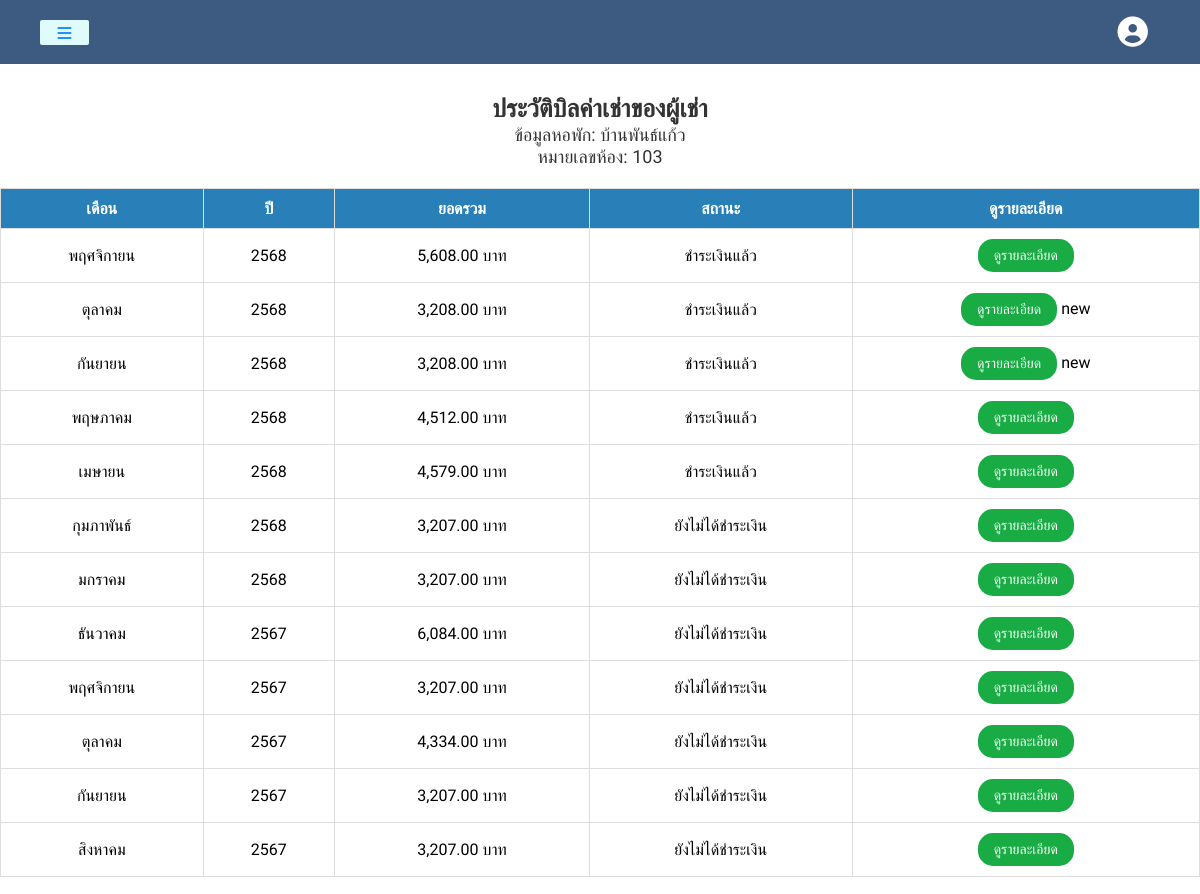
/renter_billing_history.php (signed in), run on the app's committed database.
### tables this page shows
CREATE TABLE `renter` (
  `id` int(11) NOT NULL,
  `apartment_id` int(11) NOT NULL,
  `name` varchar(255) NOT NULL,
  `phone` varchar(20) NOT NULL,
  `email` varchar(255) NOT NULL,
  `created_at` timestamp NOT NULL DEFAULT current_timestamp(),
  `user_id` int(11) NOT NULL,
  `username` varchar(255) NOT NULL,
  `room_number` varchar(10) NOT NULL
);

CREATE TABLE `apartments` (
  `id` int(11) NOT NULL,
  `name` varchar(255) NOT NULL,
  `address` varchar(255) NOT NULL,
  `province_id` int(5) NOT NULL,
  `amphure_id` int(5) NOT NULL,
  `district_id` int(11) NOT NULL,
  `zip_code` int(11) NOT NULL,
  `phone_number` varchar(15) NOT NULL,
  `email` varchar(255) NOT NULL,
  `layers` int(11) NOT NULL,
  `bill_day` int(2) NOT NULL,
  `payment_end_day` int(2) NOT NULL,
  `created_by` int(11) NOT NULL
);

CREATE TABLE `receipts` (
  `id` int(11) NOT NULL,
  `user_id` int(11) NOT NULL,
  `room_number` varchar(10) NOT NULL,
  `month` varchar(20) DEFAULT NULL,
  `year` int(11) NOT NULL,
  `electricity_cost` decimal(10,2) NOT NULL,
  `water_cost` decimal(10,2) NOT NULL,
  `internet_cost` decimal(10,2) NOT NULL,
  `room_cost` decimal(10,2) NOT NULL,
  `total_cost` decimal(10,2) NOT NULL,
  `created_at` timestamp NOT NULL DEFAULT current_timestamp(),
  `apartment_id` int(11) NOT NULL,
  `electricity_meter` decimal(10,2) DEFAULT NULL,
  `electricity_meter_previous` decimal(10,2) DEFAULT NULL,
  `water_meter` decimal(10,2) DEFAULT NULL,
  `water_meter_previous` decimal(10,2) DEFAULT NULL,
  `viewed` tinyint(1) DEFAULT 0,
  `status` enum('paid','unpaid') NOT NULL DEFAULT 'unpaid'
);

### renter_billing_history.php (the view, shortened to what this page needs)
<?php
include('server.php');
$username = mysqli_real_escape_string($con, $_SESSION['username']);
$user_query = "SELECT user_id, username FROM users WHERE username = '$username' LIMIT 1";
$user_result = mysqli_query($con, $user_query);
$user = mysqli_fetch_assoc($user_result);
$user_id = $user['user_id'];
$renter_query = "
    SELECT r.id AS renter_id, r.name, a.name AS apartment_name, r.room_number, r.apartment_id
    FROM renter r
    JOIN apartments a ON r.apartment_id = a.id
    WHERE r.user_id = ?
";
$stmt = $con->prepare($renter_query);
$stmt->bind_param('i', $user_id);
$stmt->execute();
$renter_result = $stmt->get_result();
$renter_data = $renter_result->fetch_assoc();
$room_number = $renter_data['room_number'];
$receipts_query = "
    SELECT r.*, r.room_number
    FROM receipts r
    JOIN apartments a ON r.apartment_id = a.id
    WHERE r.room_number = ? AND a.id = ?
    ORDER BY r.year DESC,
             FIELD(r.month, 'มกราคม', 'กุมภาพันธ์', 'มีนาคม', 'เมษายน', 'พฤษภาคม', 'มิถุนายน', 'กรกฎาคม', 'สิงหาคม', 'กันยายน', 'ตุลาคม', 'พฤศจิกายน', 'ธันวาคม') DESC
";
$stmt = $con->prepare($receipts_query);
$apartment_id = $renter_data['apartment_id'];
$stmt->bind_param('si', $room_number, $apartment_id);
$stmt->execute();
$receipts_result = $stmt->get_result();
?>
<!DOCTYPE html>
<html lang="en">
<head>
    <link rel="stylesheet" href="https://cdnjs.cloudflare.com/ajax/libs/font-awesome/6.0.0-beta3/css/all.min.css">
    <link rel="stylesheet" href="assets/css/home.css">
    <link rel="stylesheet" href="assets/css/renter_billing_history.css">
    <link rel="stylesheet" href="assets/css/dropdown.css">
</head>
<body>
<div class="container">
    <header class="header">
        <button class="btn-toggle"><i class="fa-solid fa-bars"></i></button>
        <nav>
            <ul>
                <li class="dropdown">
                    <div class="dropbtn">
                        <i class="fa-solid fa-circle-user fa-2x"></i>
                    </div>
                </li>
            </ul>
        </nav>
    </header>
    <div class="container">
    <h1>ประวัติบิลค่าเช่าของผู้เช่า</h1>
    <h2>ข้อมูลหอพัก: <?php echo htmlspecialchars($renter_data['apartment_name']); ?></h2>
    <h3>หมายเลขห้อง: <?php echo htmlspecialchars($room_number); ?></h3>
    <?php if ($receipts_result->num_rows > 0): ?>
        <table>
            <thead>
                <tr>
                    <th>เดือน</th>
                    <th>ปี</th>
                    <th>ยอดรวม</th>
                    <th>สถานะ</th>
                    <th>ดูรายละเอียด</th>
                </tr>
            </thead>
            <tbody>
    <?php while ($receipt = $receipts_result->fetch_assoc()): ?>
        <tr>
            <td><?php echo htmlspecialchars($receipt['month']); ?></td>
            <td><?php echo htmlspecialchars($receipt['year']); ?></td>
            <td><?php echo htmlspecialchars(number_format($receipt['total_cost'], 2)); ?> บาท</td>
            <td>
                <?php
                    $status = htmlspecialchars($receipt['status']);
                    if ($status === 'unpaid') {
                        echo 'ยังไม่ได้ชำระเงิน';
                    } elseif ($status === 'paid') {
                        echo 'ชำระเงินแล้ว';
                    } else {
                        echo $status;
                    }
                ?>
            </td>
            <td>
                <a href="view_receipt_renter.php?id=<?php echo $receipt['id']; ?>" class="detail-btn">ดูรายละเอียด</a>
                <?php if ($receipt['viewed'] == 0): ?>
                    <span class="new-notification">new</span>
                <?php endif; ?>
            </td>
        </tr>
    <?php endwhile; ?>
</tbody>
        </table>
    <?php else: ?>
        <p style='color:red;'>ไม่พบใบเสร็จสำหรับหมายเลขห้องนี้</p>
    <?php endif; ?>
</div>
</body>
</html>

### assets/css/home.css (style rules this page uses)
:root { --padding: 0.5rem; --margin-left: 0.5rem; --smoky-black: #3d5a80; --pine-tree: #3d5a80; --blue: #2191fb; --white: #e0fbfc; --font-size: 0.8rem; }
* { margin: 0; padding: 0; box-sizing: border-box; text-decoration: none; }
body { font-family: "Prompt", sans-serif; }
.container { width: auto; min-height: 100vh; transition: margin-left 0.3s linear; }
.header { width: 100%; height: 50px; display: flex; justify-content: start; align-items: center; background-color: var(--pine-tree); }
.btn-toggle { width: 50px; height: 25px; border: none; border-radius: 2px; display: flex; justify-content: center; align-items: center; padding: var(--padding); background-color: var(--white); color: var(--blue); margin-left: var(--margin-left); cursor: pointer; transition: all 0.3s linear; }

### assets/css/renter_billing_history.css (style rules this page uses)
* { margin: 0; padding: 0; box-sizing: border-box; }
header { position: sticky; top: 0; background: #3d5a80; padding: 2rem 2rem; }
nav { width: 100%; display: flex; justify-content: space-between; align-items: center; }
ul { display: flex; margin: 0; padding: 0; list-style: none; }
li { margin-right: 20px; font-size: 20px; font-weight: bold; }
.header button { margin-top: 1px; padding: 10px 15px; font-size: 16px; }
h1 { font-family: 'Prompt', sans-serif; font-weight: 600; font-size: 25px; color: #333; text-align: center; margin-top: 30px; }
h2,h3 { font-family: 'Prompt', sans-serif; font-weight: 500; font-size: 18px; color: #333; text-align: center; margin-top: 10x; }
table { width: 100%; border-collapse: collapse; margin-top: 20px; }
th, td { border: 1px solid #ddd; padding: 10px; text-align: center; }
th { background-color: #2980b9; color: white; }
.detail-btn { display: inline-block; padding: 8px 16px; background-color: #19ac45; color: #fff; text-decoration: none; border-radius: 15px; font-size: 14px; transition: background-color 0.3s ease; }

### assets/css/dropdown.css (style rules this page uses)
.dropdown .dropbtn { background-color: transparent; border: none; cursor: pointer; }
.dropdown .dropbtn i { font-size: 1.9rem; color: white; }

### data on the page
renter: apartment.name "บ้านพันธ์แก้ว", room_number "103"
receipts: month "พฤศจิกายน", year "2568", total_cost "5,608.00", status "ชำระเงินแล้ว"
receipts: month "ตุลาคม", year "2568", total_cost "3,208.00", status "ชำระเงินแล้ว", viewed "new"
receipts: month "กันยายน", year "2568", total_cost "3,208.00", status "ชำระเงินแล้ว", viewed "new"
receipts: month "พฤษภาคม", year "2568", total_cost "4,512.00", status "ชำระเงินแล้ว"
receipts: month "เมษายน", year "2568", total_cost "4,579.00", status "ชำระเงินแล้ว"
receipts: month "กุมภาพันธ์", year "2568", total_cost "3,207.00", status "ยังไม่ได้ชำระเงิน"
receipts: month "มกราคม", year "2568", total_cost "3,207.00", status "ยังไม่ได้ชำระเงิน"
receipts: month "ธันวาคม", year "2567", total_cost "6,084.00", status "ยังไม่ได้ชำระเงิน"
receipts: month "พฤศจิกายน", year "2567", total_cost "3,207.00", status "ยังไม่ได้ชำระเงิน"
receipts: month "ตุลาคม", year "2567", total_cost "4,334.00", status "ยังไม่ได้ชำระเงิน"
receipts: month "กันยายน", year "2567", total_cost "3,207.00", status "ยังไม่ได้ชำระเงิน"
receipts: month "สิงหาคม", year "2567", total_cost "3,207.00", status "ยังไม่ได้ชำระเงิน"
